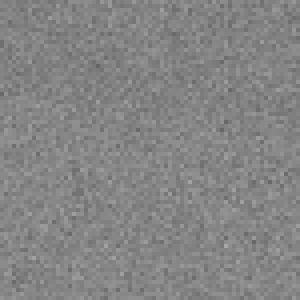
#> input picture ExperimentNaRealnychObrazkoch/RealneObrazky/ZasumenyRealnyObrazokPozityVHistograme.png, 75 x 75 px (shown 4 times larger)
$ python VyhladzovanieZasumenehoUmeleckehoObrazku.py
#> lines starting #> are read from the running program, lines starting #| are printed output that depends on the picture
import cv2
import numpy as np
from matplotlib import pyplot as plt
import os

# Pomocná funkcia na výpočet štatistiky a histogramu
def vypocitaj_statistiku(obrazok, popis):
    hist = cv2.calcHist([obrazok], [0], None, [256], [0, 256])
    normalized_hist = hist / obrazok.size

    estimated_mu = np.sum([i * normalized_hist[i] for i in range(256)])
    estimated_variance = np.sum([(i - estimated_mu) ** 2 * normalized_hist[i] for i in range(256)])
    estimated_sigma = np.sqrt(estimated_variance)

    print(f"\n--- {popis} ---")
    print(f"Odhadovaná stredná hodnota (mu): {estimated_mu:.2f}")
    print(f"Odhadovaný rozptyl (sigma^2): {estimated_variance:.2f}")
    print(f"Odhadovaná štandardná odchýlka (sigma): {estimated_sigma:.2f}")

    return estimated_mu, estimated_sigma, hist

# Načítanie obrázka
noisy_image = cv2.imread('RealneObrazky/ZasumenyRealnyObrazokPozityVHistograme.png', cv2.IMREAD_GRAYSCALE)
#> noisy_image is the input picture: shape (75, 75); min 101, max 168, mean 132.4

# Výpočet štatistiky pred vyhladzovaním
mu_pred, sigma_pred, hist_pred = vypocitaj_statistiku(noisy_image, "Pred vyhladzovaním")
#> in vypocitaj_statistiku, `hist = cv2.calcHist([obrazok], [0], None, [256], [0, 256])`: hist = 256 values, max 270 at index 131, min 0 at index 0, mean 21.97
#> in vypocitaj_statistiku, `normalized_hist = hist / obrazok.size`: normalized_hist = 256 values, max 0.048 at index 131, min 0 at index 0, mean 0.00391
#> in vypocitaj_statistiku, `estimated_mu = np.sum([i * normalized_hist[i] for i in range(256)])`: estimated_mu = 132.4
#> in vypocitaj_statistiku, `estimated_variance = np.sum([(i - estimated_mu) ** 2 * normalized_hist..`: estimated_variance = 81.29
#> in vypocitaj_statistiku, `estimated_sigma = np.sqrt(estimated_variance)`: estimated_sigma = 9.02
#| Odhadovaná stredná hodnota (mu): 132.35
#| Odhadovaný rozptyl (sigma^2): 81.29
#| Odhadovaná štandardná odchýlka (sigma): 9.02
#> mu_pred = 132.4; sigma_pred = 9.02; hist_pred has the same summary as hist in vypocitaj_statistiku

# Automatická voľba veľkosti jadra na základe sigma
ksize = int(6 * sigma_pred + 1)
#> ksize = 55
if ksize % 2 == 0:
    ksize += 1

# Vyhladenie obrázka pomocou Gaussovského filtra
smoothed_image = noisy_image.copy()
for i in range(3):  # Trojnásobné vyhladzovanie ako v 1D verzii
    smoothed_image = cv2.GaussianBlur(smoothed_image, (ksize, ksize), sigma_pred)

# Výpočet štatistiky po vyhladzovaní
mu_po, sigma_po, hist_po = vypocitaj_statistiku(smoothed_image, "Po vyhladzovaní")
#| Odhadovaná stredná hodnota (mu): 132.38
#| Odhadovaný rozptyl (sigma^2): 1.29
#| Odhadovaná štandardná odchýlka (sigma): 1.14
#> mu_po = 132.4; sigma_po = 1.14; hist_po = 256 values, max 1952 at index 133, min 0 at index 0, mean 21.97

# Zobrazenie obrázkov a histogramov
plt.figure(figsize=(12, 6))

# Pôvodný obrázok
plt.subplot(2, 2, 1)
plt.imshow(noisy_image, cmap='gray')
plt.title('Zašumený obrázok')
plt.axis('off')

# Histogram pred vyhladzovaním
plt.subplot(2, 2, 2)
plt.bar(range(256), hist_pred.ravel(), color='gray', width=1.0)
plt.title('Odhadnutý Histogram')
plt.xlabel('Intenzita pixlov')
plt.ylabel('Počet pixlov')
plt.xlim([0, 255])

# Vyhladený obrázok
plt.subplot(2, 2, 3)
plt.imshow(smoothed_image, cmap='gray', vmin=0, vmax=255)
plt.title('Vyhladený obrázok')
plt.axis('off')

# Histogram po vyhladzovaní
plt.subplot(2, 2, 4)
plt.bar(range(256), hist_po.ravel(), color='gray', width=1.0)
plt.title('Histogram po vyhladzovaní')
plt.xlabel('Intenzita pixlov')
plt.ylabel('Počet pixlov')
plt.xlim([0, 255])

plt.tight_layout()

# Uloženie výstupu
output_dir = "Histogramy"
os.makedirs(output_dir, exist_ok=True)
plt.savefig(os.path.join(output_dir, "VyhladenieAStatistikaUmeleckGrayscaleObrazok.png"))
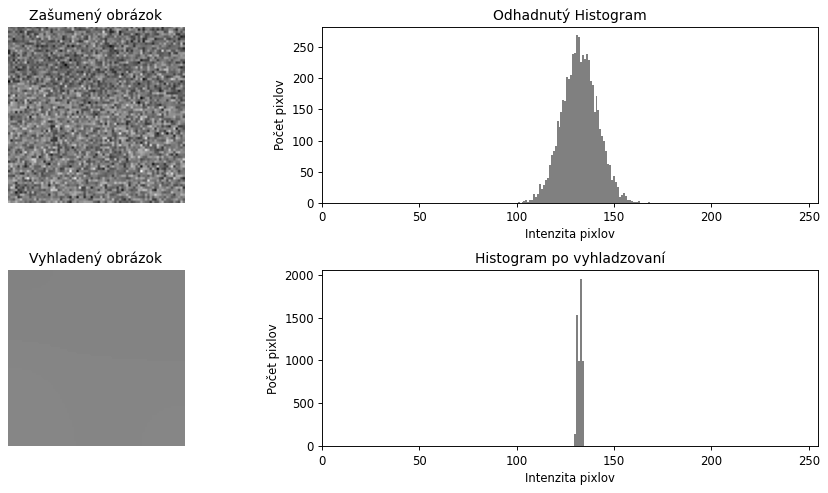
#> figure drawn by matplotlib, 4 panels; panel 2: tallest bar 270 high, from x = 130.5 to 131.5; panel 4: tallest bar 1952 high, from x = 132.5 to 133.5
cv2.imwrite(os.path.join(output_dir, "VyhladenyObrazok.png"), smoothed_image)

plt.show()
